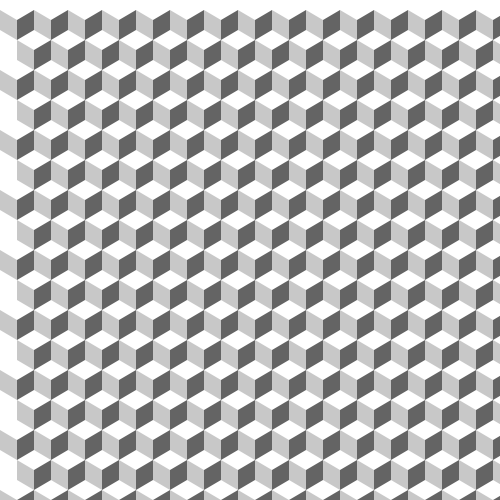
Frame 1 (no input)
Frame 60 (the mouse pressed at the canvas centre just before this capture): identical to frame 1, image omitted
Frame 120 (the mouse held since frame 60 and released just before this capture): identical to frame 1, image omitted

The Processing sketch that drew this single still picture (run headless with seeded random() and noise(); from frame 60 on, the mouse is pressed at the canvas centre):

// Processing sketch: processing_113210
// ── processing_113210.pde

void setup()
{
  size(500, 500);
 
}
   
void draw() {
   
  background(255, 255, 255);
  noStroke();
  float w=17;
  float h=20;
  for (int x = 0; x <500; x += 34)
  for (int y = 0; y <500; y+=60)
  {
line(x,y+10,x+17,y);
line(x+17,y,x+34,y+10);
line(x,y+10,x+17,y+20);
line(x+17,y+20,x+34,y+10);
line(x,y+10,x,y+30);
line(x+17,y+20,x+17,y+40);
line(x,y+30,x+17,y+40);
line(x+17,y+40,x+34,y+50);
line(x+34,y+30,x+17,y+40);
line(x+51,y+40,x+34,y+50);
line(x+17,y+40,x+17,y+60);
line(x+34,y+50,x+34,y+70);
fill(200);
quad(x,y+10,x+17,y+20,x+17,y+40,x,y+30);
fill(100);
quad(x+34,y+50,x+51,y+40,x+51,y+60,x+34,y+70);
fill(100);
quad(x+17,y+20,x+34,y+10,x+34,y+30,x+17,y+40);
fill(200);
quad(x+17,y+40,x+34,y+50,x+34,y+70,x+17,y+60);
}
  
  }
